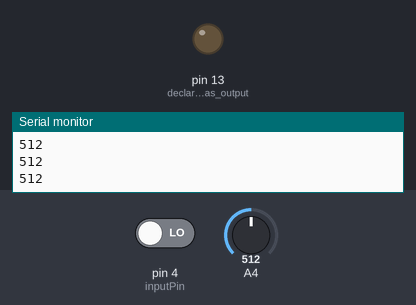
The sketch below on a simulated Arduino Uno, built with avr-gcc and run on an emulated ATmega328P. Shown: output pins drawn as LEDs (lit = HIGH), the last lines printed to the serial monitor. The inputs (shaded band) are chosen by the test bench; at power-on: A4 = 512, pin 4 (inputPin) LOW.

Above: at 1.2 s.
1.3 s: A4 set to 319
2.8 s: A4 set to 291
At 3.7 s:
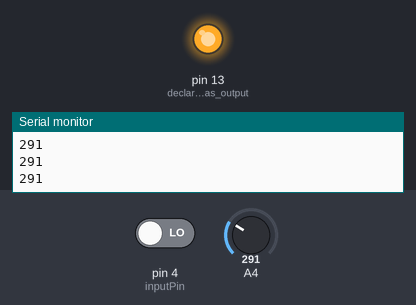
Timing chart, 0 to 5.8 s (numbered marks = the images above; inputs shaded):
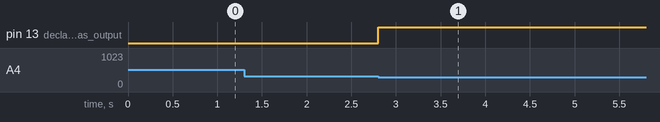

Measured:
- the behaviour switches between 301 and 300 on A4 (found by bisection; images 0 and 1)
- after the input at 2.8 s, pin 13 (declare_LED_as_output): LOW → HIGH at once

The sketch:

RADAR1.ino
```cpp
/*
 * PIR sensor tester
 */


int inputPin = 4;               // choose the input pin (for PIR sensor) (4)
int pirState = LOW;             // we start, assuming no motion detected
int val = 0;                    // variable for reading the pin status

void setup() {
  pinMode(LED_BUILTIN, OUTPUT); // declare LED as output
  pinMode(inputPin, INPUT);     // declare sensor as input

  Serial.begin(9600);
}

void loop(){
//  delay(50);
  Serial.println(analogRead(inputPin));


  val = digitalRead(inputPin);  // read input value
//  if (val == HIGH) {            // check if the input is HIGH
  if(analogRead(inputPin)<=300.0){
    double radar = analogRead(inputPin);
    digitalWrite(LED_BUILTIN, HIGH);  // turn LED ON
    if (pirState == LOW) {
      // we have just turned on
      Serial.println("Motion detected!");
      Serial.println(digitalRead(inputPin));
      Serial.println(radar);
      // We only want to print on the output change, not state
      pirState = HIGH;
    }
  } else {
    digitalWrite(LED_BUILTIN, LOW); // turn LED OFF
    if (pirState == HIGH){
      Serial.println(digitalRead(inputPin));
      // we have just turned of
      Serial.println("Motion ended!");
      // We only want to print on the output change, not state
      pirState = LOW;
    }
  }

}
```
